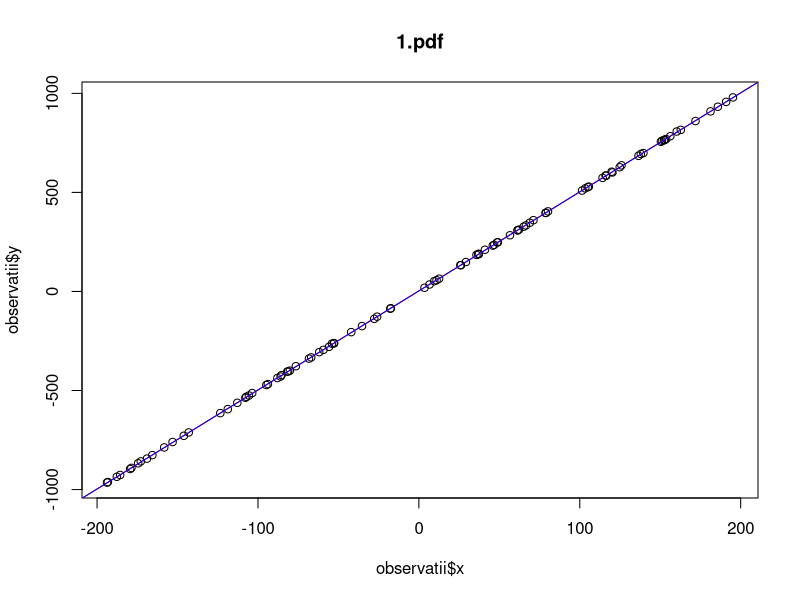
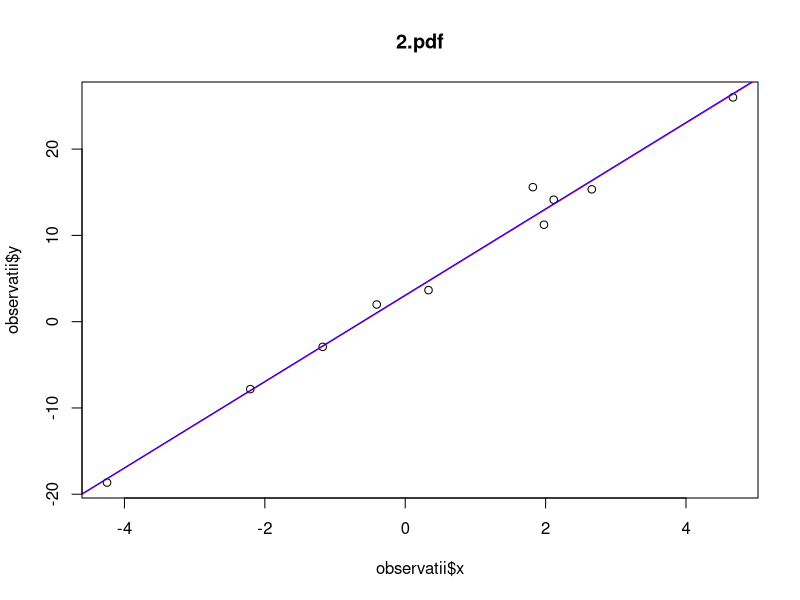
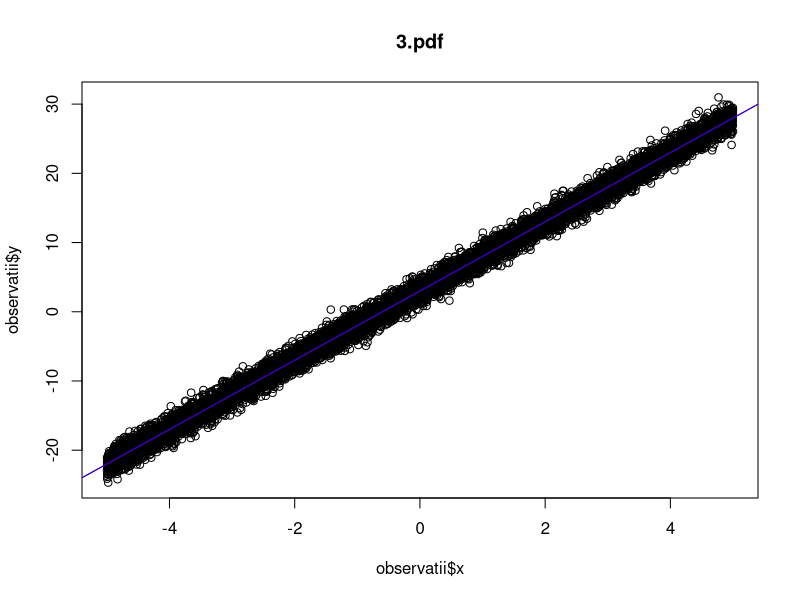
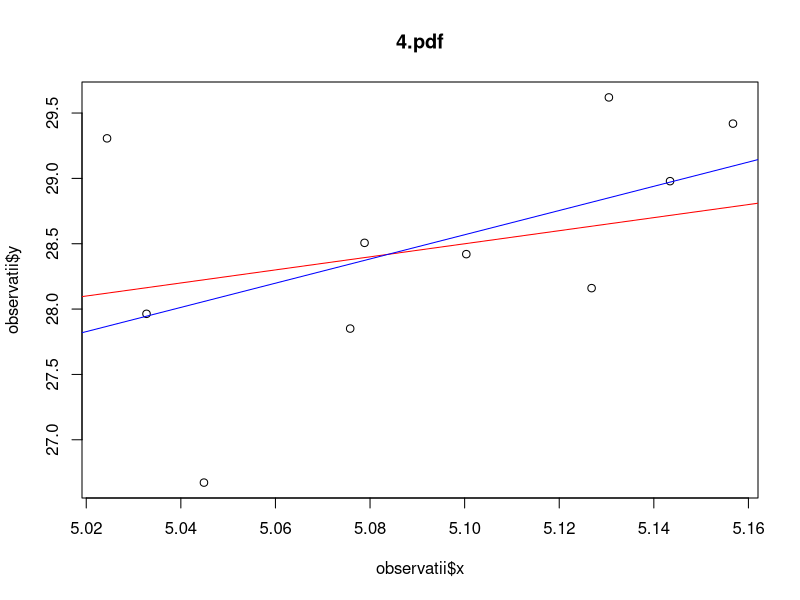
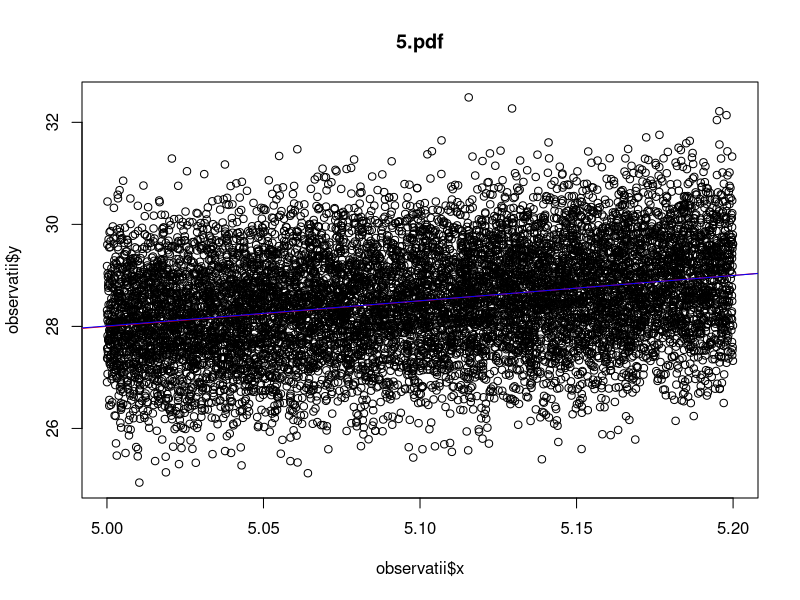
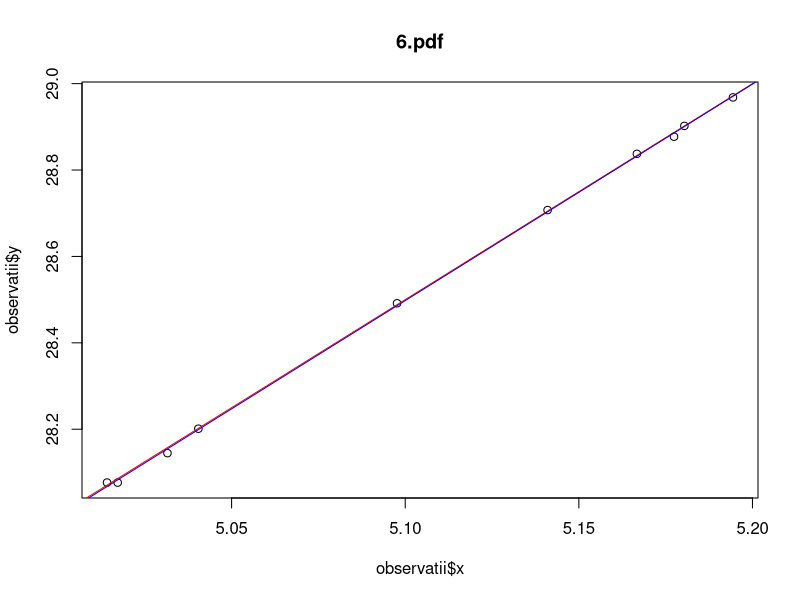

These figures' R source, in order:
# The Uniform Distribution
#
#     These functions provide information about the uniform distribution
#     on the interval from ‘min’ to ‘max’. 
#     ‘runif’ generates random deviates.
#
# Usage:
#
#     runif(n, min = 0, max = 1)
#
# The Normal Distribution
#
#    Density, distribution function, quantile function and random
#    generation for the normal distribution with mean equal to ‘mean’
#    and standard deviation equal to ‘sd’.
#
# Usage:
#
#   rnorm(n, mean = 0, sd = 1)
#

genereaza_observatii <- function(m, a, b, xmin, xmax, sigma) {
    # Generează m observații pentru un model de regresie simpla folosind
    # formula: yi = a + bxi + Ei, i = 1, · · · , m.
    # Mai multe informații aici: http://goo.gl/5DbT9Z pagina 12

    # Valorile lui X sunt distribuite uniform in intervalul [xmin, xmax]
    x <- runif(m, min=xmin, max=xmax)

    # Distribuția erorilor este Ei ∼ N(0, sigma * sigma)
    e <- rnorm(m, sd=sigma)

    # yi = a + b * xi + Ei, i = 1, ...m
    y <- a + b * x + e
    
    return(list(x=x,y=y))
}

# Fitting Linear Models
# ---------------------
# ‘lm’ is used to fit linear models.  It can be used to carry out
# regression, single stratum analysis of variance and analysis of
# covariance (although ‘aov’ may provide a more convenient interface
# for these).
#
# Usage
# -----
# lm(formula, data, subset, weights, na.action,
# method = "qr", model = TRUE, x = FALSE, y = FALSE, qr = TRUE,
# singular.ok = TRUE, contrasts = NULL, offset, ...)
#
# Confidence Intervals for Model Parameters
# -----------------------------------------
# Computes confidence intervals for one or more parameters in a
# fitted model.  There is a default and a method for objects
# inheriting from class ‘"lm"’.
#
# Usage
# -----
# confint(object, parm, level = 0.95, ...)
#

coeficienti_regresie <- function(observatii) {
    model_liniar <- lm(formula=observatii$y~observatii$x)
    coeficienti <- coef(model_liniar)
    intervalele_incredere <- confint(object=model_liniar,
                                     level=0.95)
    return(list(coeficienti=coeficienti, intervale=intervalele_incredere))
}

plot_regresie <- function(image_name, m, a, b, xmin, xmax, sigma) {
    pdf(image_name, width=10, height=10)
    observatii <- genereaza_observatii(m, a, b, xmin, xmax, sigma)
    data <- coeficienti_regresie(observatii)
    coeficienti <- data$coeficienti

    plot(observatii$x, observatii$y)
    abline(a, b, col="red")
    abline(coeficienti[1], coeficienti[2], col="blue")

    title(main=image_name)
    dev.off()
}

plot_regresie("1.pdf", 100, 3, 5, -200, 200, 1.5)
plot_regresie("2.pdf", 10, 3, 5, -5, 5, 1)
plot_regresie("3.pdf", 10000, 3, 5, -5, 5, 1)
plot_regresie("4.pdf", 10, 3, 5, 5, 5.2, 1)
plot_regresie("5.pdf", 10000, 3, 5, 5, 5.2, 1)
plot_regresie("6.pdf", 10, 3, 5, 5, 5.2, 0.01)
